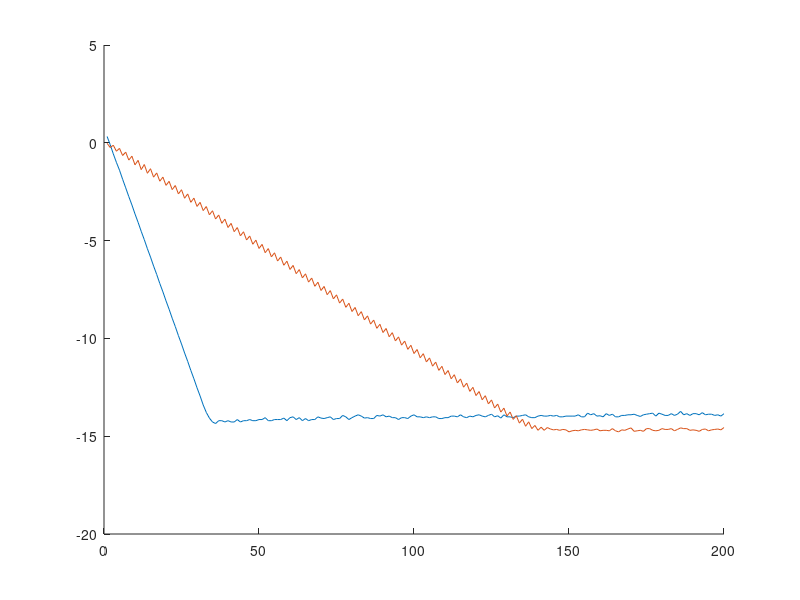

MATLAB code for this plot:
f1 = @(x) exp(x)./cos(x);
f2 = @(x) (1 + 16*(x).^2).^(-1);

final_error1 = zeros(200, 1);
final_error2 = zeros(200, 1);

for k = 1:200
    n = k;
    x = cos(pi*(0:n)'/n);
    c = [1/2; ones(n-1,1); 1/2].*(-1).^((0:n)');

    xx = linspace(-1,1,5000)';
    numer1 = zeros(size(xx));
    numer2 = zeros(size(xx));
    denom1 = zeros(size(xx));
    denom2 = zeros(size(xx));

    for j = 1:n+1
        xdiff = xx-x(j);
        temp = c(j)./xdiff;
        numer1 = numer1 + temp*f1(x(j));
        numer2 = numer2 + temp*f2(x(j));
        denom1 = denom1 + temp;
        denom2 = denom2 + temp;
    end

    ff1 = numer1./denom1;
    ff2 = numer2./denom2;
    error1 = zeros(size(xx));
    error2 = zeros(size(xx));

    for j = 1:5000
        error1(j) = abs(f1(xx(j)) - ff1(j));
        error2(j) = abs(f2(xx(j)) - ff2(j));
    end
    
    final_error1(k) = max(error1);
    final_error2(k) = max(error2);

end

figure(1);
hold on
plot(1:200, log10(final_error1) );
plot(1:200, log10(final_error2) );
hold off
